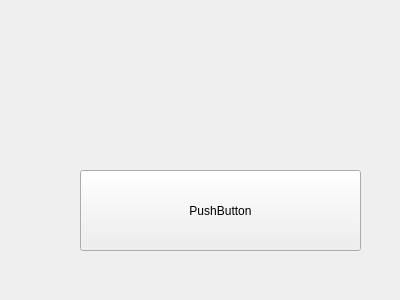
<?xml version="1.0" encoding="UTF-8"?>
<ui version="4.0">
 <class>Options</class>
 <widget class="QWidget" name="Options">
  <property name="geometry">
   <rect>
    <x>0</x>
    <y>0</y>
    <width>400</width>
    <height>300</height>
   </rect>
  </property>
  <property name="windowTitle">
   <string>Form</string>
  </property>
  <widget class="QPushButton" name="pushButton">
   <property name="geometry">
    <rect>
     <x>80</x>
     <y>170</y>
     <width>281</width>
     <height>81</height>
    </rect>
   </property>
   <property name="text">
    <string>PushButton</string>
   </property>
  </widget>
 </widget>
 <resources/>
 <connections/>
</ui>
